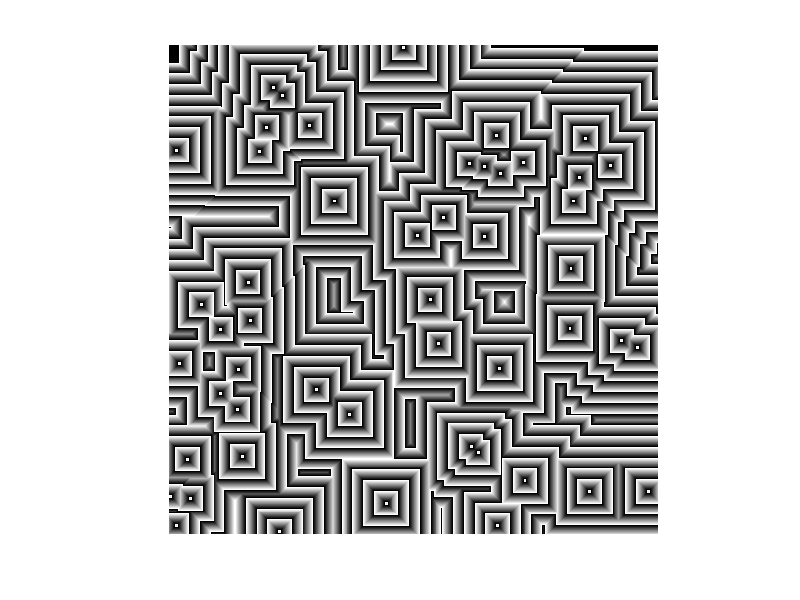

This chart was generated by the following MATLAB code:
clc
clear
close all
%% params
L = 3; %seconds
rows = 500; %rows
cols = 500; %cols
framerate = 30; %fps
activate_dur = 10; %frames 
deactivate_dur = 3; %frames
n_seeds = 50; %number of starting seeds

%% some math
p=n_seeds/(rows*cols);

%% make initial array
start = zeros(rows,cols);
start_rows = randi(rows, [1, n_seeds]);
start_cols = randi(cols, [1, n_seeds]);

for i=1:(n_seeds)
    start(start_rows(i),start_cols(i)) = 1;
end

%% prep for start
nFrames=L*framerate;
frames(1:rows,1:cols,nFrames)=0;

onTimes=activate_dur*start;

%% run
frames(:,:,1)=start;
for i = 2:nFrames
    onTimesNew=onTimes;
    %decrease time on already-ons
    
    onTimesNew(onTimes>0)=onTimesNew(onTimes>0)-1;
    
    %find find new off values and disable them
    new_offs = (onTimesNew==0) & (onTimes~=0);
    onTimesNew(new_offs) = -deactivate_dur;
    
    %step up old off values
    onTimesNew(onTimes<0) = onTimesNew(onTimes<0) + 1;
    
    %activate neighbors of current off values
    neighborsOn = conv2(onTimes>0,[1 1 1; 1 1 1; 1 1 1],'same');
    neighborsOn ((onTimes>0)) = 0; %do not activate current activated
    neighborsOn ((onTimes<-3)) = 0; %do not activate current deactivated
    onTimesNew(neighborsOn>0) = activate_dur;
    
    %write to frames files
    newframe=frames(:,:,i);
    newframe(onTimesNew>0)=onTimesNew(onTimesNew>0);
    newframe=newframe/activate_dur;
    frames(:,:,i)=newframe;
    imshow(newframe)
    
    onTimes=onTimesNew;
end















